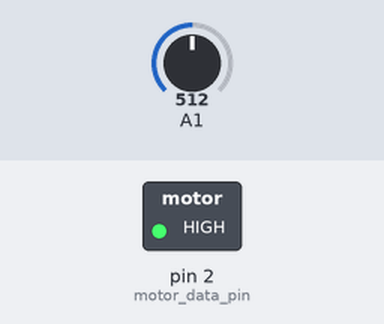
Recording of a sketch running on a simulated Arduino Uno, built with avr-gcc and run on an emulated ATmega328P. Parts: switched loads named in the sketch (green lamp = pin HIGH). Dashed ring = blinking. Inputs (shaded band) come from the test bench; at power-on: A1 = 512. Pins used as bus, display or sensor lines are not drawn; what the sketch prints to the serial monitor is not drawn.

Above: at 0.5 s.
Timing chart, 0 to 4.6 s (numbered marks = the images above):
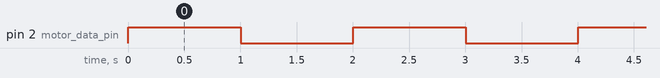

Measured:
- by itself, pin 2 (motor_data_pin): alternates HIGH for 1.0 s and LOW for 1.0 s

The sketch:

stepper_test.ino
```cpp
#include "shift_out.h"


Bit_Shifter *my_shifter;

void print_bits(){
	Serial.println(analogRead(A1));
}

void setup(){
  my_shifter = new Bit_Shifter();
	my_shifter->init();
	Serial.begin(9600);
}


//Drive_Result dr = Drive_Result{"", 0, 0};

void loop(){


	/*
  dr = drive_motor(1, dr);

	Serial.print("Motor Data: ");
	Serial.print(dr.motor_data);
	Serial.print(", Useconds last step: ");
	Serial.print(dr.useconds_last_step);
	Serial.print(", Step num: ");
	Serial.println(dr.step_num);
	*/


	my_shifter->shift_out(String("1"));
	delay(1);
	print_bits();
	delay(1000);

	my_shifter->shift_out(String("0"));
	delay(1);
	print_bits();
	delay(1000);

	/*
	delayMicroseconds(3000);
	//print_bits();
	shift_out(String("0001000000000000"));
	delayMicroseconds(3000);
	//print_bits();
	shift_out(String("0000010000000000"));
	delayMicroseconds(3000);
	//print_bits();
	shift_out(String("0000100000000000"));
	delayMicroseconds(3000);
	//print_bits();
	*/


}
```

shift_out.h
```cpp
#ifndef _SHIFT_OUT_H_
#define _SHIFT_OUT_H_

struct Bit_Shifter{

		int motor_data_pin = 2;
		int shift_clock_pin = 4;
		int storage_clock_pin = 8;
		int master_reset_pin = 12;
		int pulse_width = 10;


		void init(){
			pinMode(motor_data_pin, OUTPUT);
			pinMode(shift_clock_pin, OUTPUT);
			pinMode(storage_clock_pin, OUTPUT);
			pinMode(master_reset_pin, OUTPUT);

			//Init Values
			digitalWrite(shift_clock_pin, LOW);
			digitalWrite(storage_clock_pin, LOW);
			digitalWrite(motor_data_pin, LOW);

		}

		void reset_shift(){
			digitalWrite(master_reset_pin, LOW); //Resets the registers
			delayMicroseconds(1); //t pulse width
			digitalWrite(master_reset_pin, HIGH);
			delayMicroseconds(1); //Always return in a ready state
		}

		void set_data_pin(String bit){
			if(bit == "0"){
				digitalWrite(motor_data_pin, LOW);
			}
			if(bit == "1"){
				digitalWrite(motor_data_pin, HIGH);
			}
			delayMicroseconds(20);
		}

		void pulse_clock(int clock_pin){
			digitalWrite(clock_pin, HIGH);
			delayMicroseconds(1);
			digitalWrite(clock_pin, LOW);
			delayMicroseconds(1); //Always return in a ready state
		}

		void shift_out(String data){
			int i;
			reset_shift();
			for( i=data.length()-1; i>=0; i--){
				set_data_pin(String(data[i]));
				pulse_clock(shift_clock_pin);
			}
			pulse_clock(storage_clock_pin);
			delayMicroseconds(1);
		}
};

#endif
```
